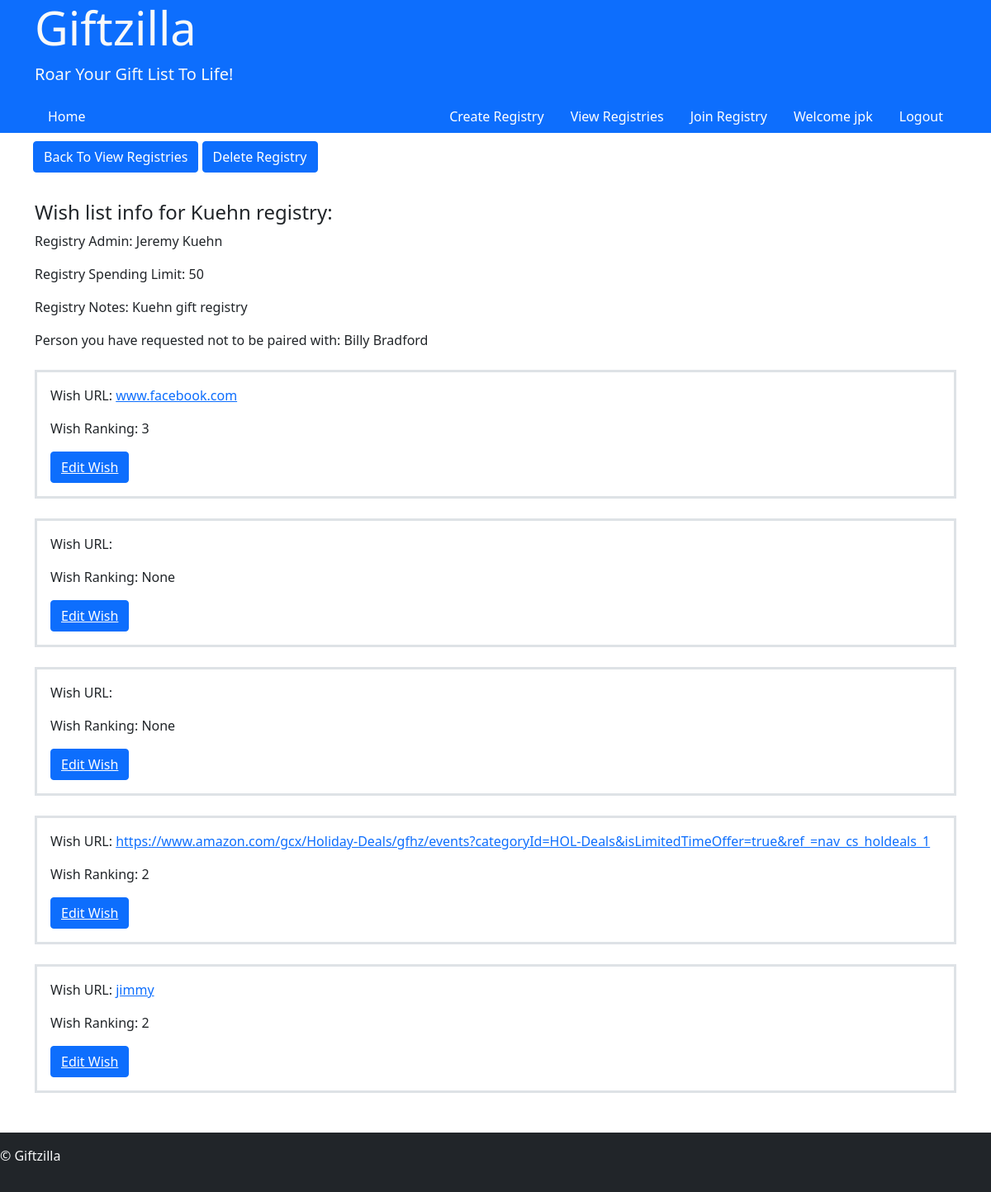
/user/AJUQB/1/viewWishList (signed in), run on an earlier commit of the app's database.
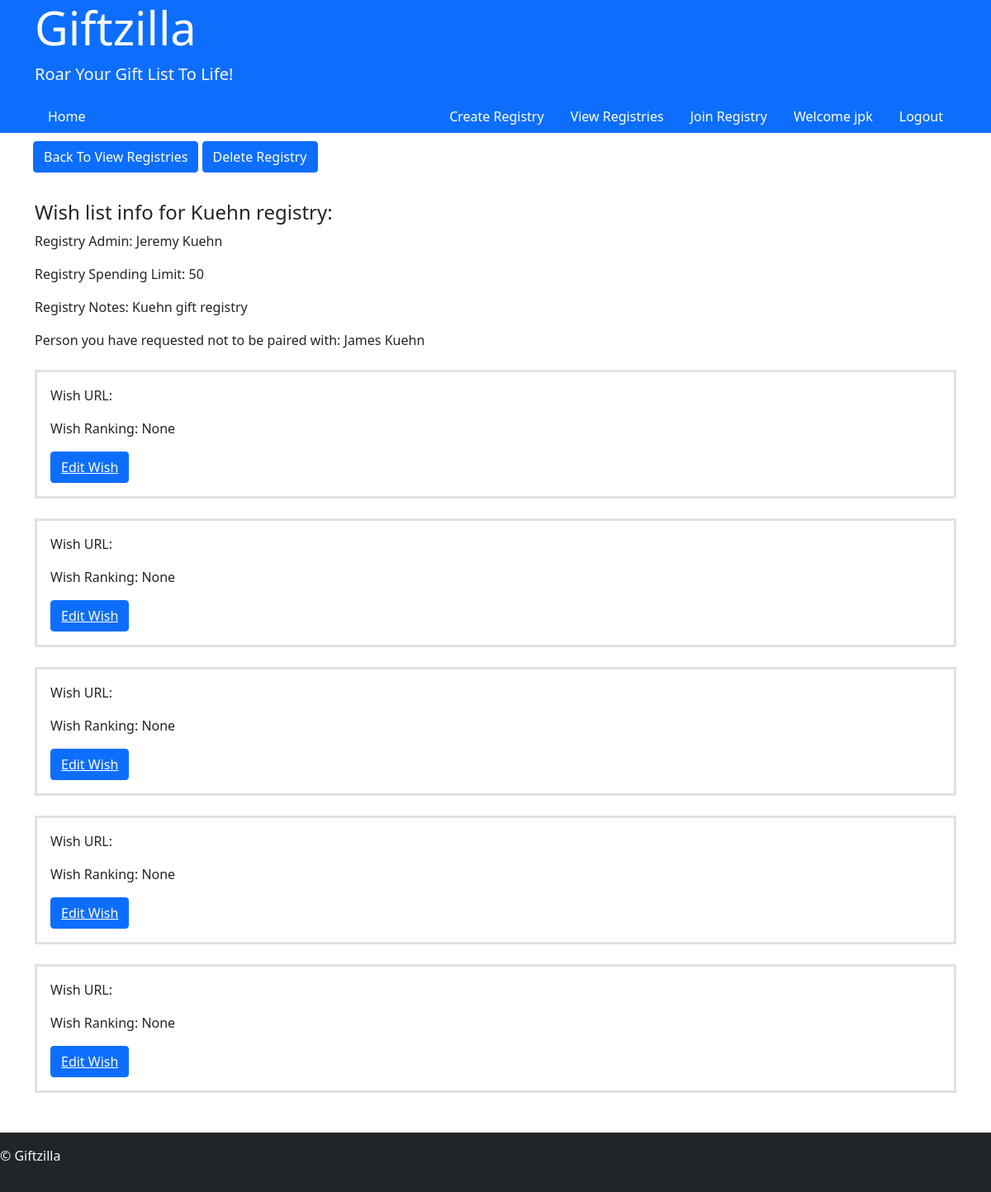
And on a later commit of the database.
### user/models.py (models this page shows, shortened)
class noGive(models.Model):
    user = models.ForeignKey(User, on_delete=models.CASCADE, related_name='nogive_user')
    noGift = models.ForeignKey(User, on_delete=models.CASCADE, blank=True, null=True, related_name='nogive_noGift', verbose_name="User to not pair with:")
    regPin = models.CharField(max_length=5)

class Gift(models.Model):
    groupPin = models.CharField(max_length=5)
    user = models.ForeignKey(User, on_delete=models.CASCADE)
    giftUrl = models.URLField(max_length=500, blank=True, null=True)
    giftRank = models.CharField(max_length=1, choices=Rank, blank=True, null=True)

### register/models.py (models this page shows, shortened)
class User(AbstractUser):
    groups = models.ManyToManyField(
        'auth.Group',
        related_name='web_users',
        blank=True,
        help_text='The groups this user belongs to. A user will get all permissions granted to each of their groups.',
        verbose_name='groups',
    )
    user_permissions = models.ManyToManyField(
        'auth.Permission',
        related_name='web_users',
        blank=True,
        help_text='Specific permissions for this user.',
        verbose_name='user permissions',
    )

### user/views.py (the view)
# urls.py: path("<str:groupPin>/<int:userID>/viewWishList", views.viewWishList, name="viewWishList"),
@login_required
def viewWishList(request, userID, groupPin):
    regDetail =  Registry.objects.get(regPin=groupPin)
    user = User.objects.get(id=userID)
    regWishList = Gift.objects.filter(groupPin=groupPin, user=user)
    noPair = noGive.objects.filter(regPin=groupPin, user=user)
    if request.method == "POST":
        return
    else:
        return render(request, "user/wishlist.html", {
            "regDetail": regDetail,
            "regWishList": regWishList,
            "noPair": noPair
        })

### giftzilla/templates/user/wishlist.html
{% extends 'layout.html' %}
{% block body %}
<div class="container" style="padding: 10px;">
    <a class="btn btn-primary" href="{% url 'user:viewReg' userID=user.id %}">Back To View Registries</a>
    <a class="btn btn-primary" href="{% url 'user:userRegDelete' userID=user.id groupPin=regDetail.regPin %}">Delete Registry</a>
</div>
<div class="container">
    <h4 class="mt-4">Wish list info for {{ regDetail.regName }} registry:</h4>
    <p>Registry Admin: {{ regDetail.admin.first_name }}  {{ regDetail.admin.last_name }}</p>
    <p>Registry Spending Limit: {{ regDetail.spendLimit }}</p>
    <p>Registry Notes: {{ regDetail.notes }}</p>
    <p>Person you have requested not to be paired with: {{ noPair.0.noGift.first_name }} {{ noPair.0.noGift.last_name }}</p>
</div>
<div class="container mt-4">
    {% for wish in regWishList %}
    <div class="border border-3 p-3 mb-4">
        <p>Wish URL: <a target="_blank" href="{{ wish.giftUrl }}">{{ wish.giftUrl }}</a></p>
        <p>Wish Ranking: {{ wish.giftRank }}</p>
        <button class="btn btn-primary"><a style="color: white;" href="{% url 'user:wishEdit' wishID=wish.id %}">Edit Wish</a></button>
    </div>
    {% endfor %}
</div>
{% endblock %}

What changed in the data, as far as the page shows it:
removed noGive: noGift.first_name "Billy", noGift.last_name "Bradford"
removed Gift: giftUrl "www.facebook.com", giftRank "3"
removed Gift: giftUrl "https://www.amazon.com/gcx/Holiday-Deals/gfhz/events?categoryId=HOL-Deals&isLimitedTimeOffer=true&ref_=nav_cs_holdeals_1", giftRank "2"
removed Gift: giftUrl "jimmy", giftRank "2"
added noGive: noGift.first_name "James", noGift.last_name "Kuehn"
added Gift: giftRank "None"
added Gift: giftRank "None"
added Gift: giftRank "None"
